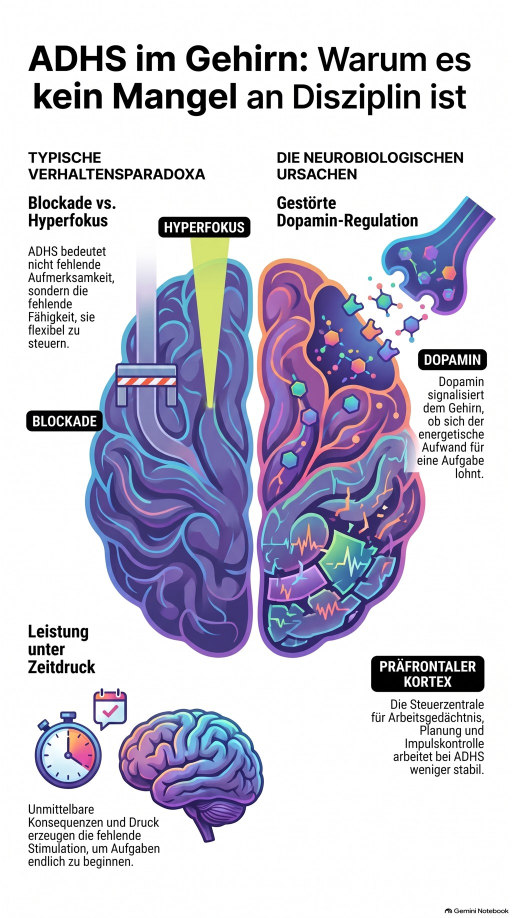
#> input picture stile/assets/originals/Scientific.jpg, 1024 x 1835 px, given in place of Scientific.png, which was not available (shown at 1/2 size)
$ python vergleich.py
#> lines starting #> are read from the running program, lines starting #| are printed output that depends on the picture; pictures that were not available may be replaced by others from this repository, and a replacement may not be noted
# Erzeugt Vergleichsbild Original | v2 und Crops in voller Auflösung
from PIL import Image
B='/tmp/claude-0/-home-user-fragen-allgemein/0523a428-572b-5d43-9560-e7907758c764/scratchpad/stile'
o=Image.open(f'{B}/assets/originals/Scientific.png').convert('RGB'); v=Image.open(f'{B}/out2/Scientific_v2.png').convert('RGB')
#> further down, o is the input picture: PIL image 1024x1835 RGB; mean R, G, B 201, 198.7, 213.1
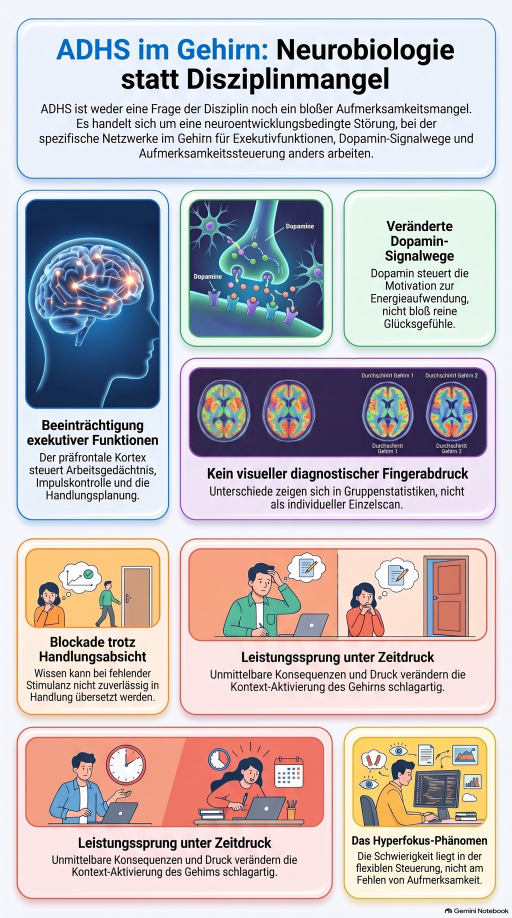
#> input picture stile/assets/originals/Bento_Grid.jpg, 1024 x 1835 px, given in place of Scientific_v2.png, which was not available (shown at 1/2 size)
#> further down, v is the input picture: PIL image 1024x1835 RGB; mean R, G, B 194.7, 188.7, 192.1
w,h=o.size; c=Image.new('RGB',(w*2+40,h),'#888'); c.paste(o,(0,0)); c.paste(v,(w+40,0))
#> after `w, h = o.size`: w = 1024; h = 1835
#> after `c = Image.new('RGB', (w * 2 + 40, h), '#888')`: c: PIL image 2088x1835 RGB; every value is 136
#> after `c.paste(o, (0, 0))`:
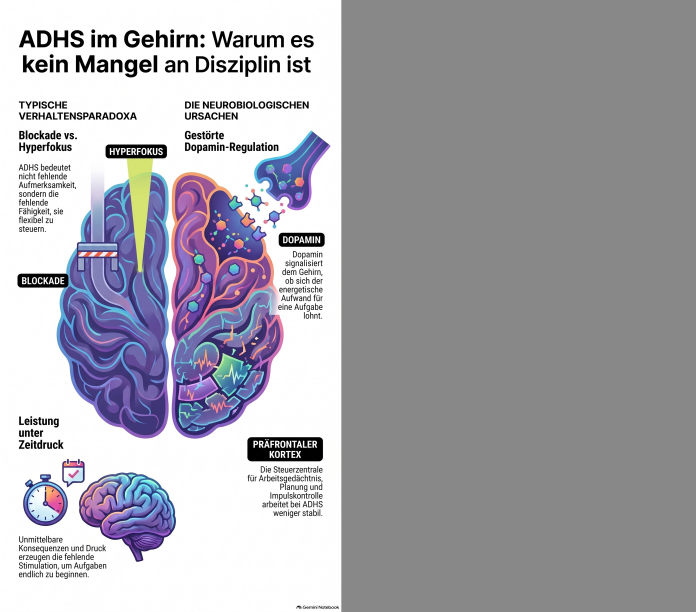
#> c: PIL image 2088x1835 RGB (shown at 1/3 size); mean R, G, B 167.9, 166.8, 173.8
#> after `c.paste(v, (w + 40, 0))`:
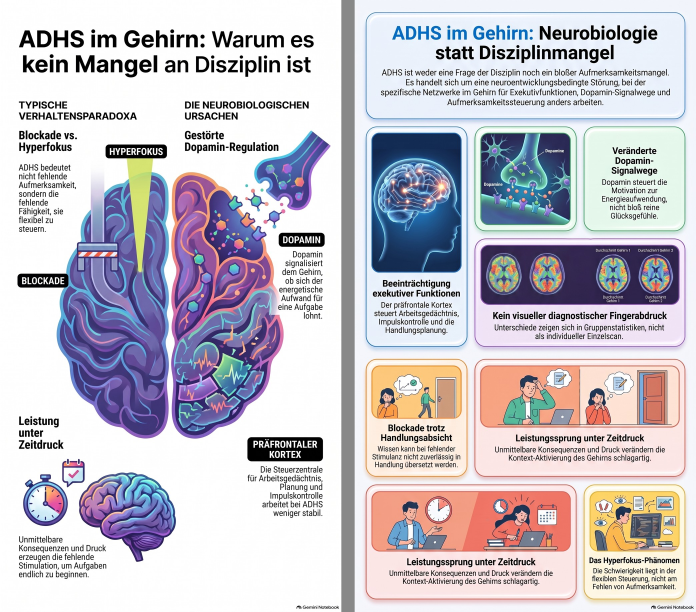
#> c: PIL image 2088x1835 RGB (shown at 1/3 size); mean R, G, B 196.7, 192.6, 201.3
c.resize((c.width//2,c.height//2)).save(f'{B}/out2/Scientific_vergleich.jpg',quality=88)
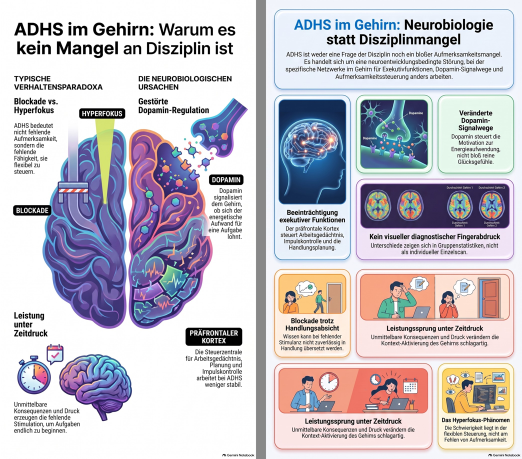
#> saved as Scientific_vergleich.jpg: PIL image 1044x917 RGB (shown at 1/2 size); mean R, G, B 196.6, 192.6, 201.3
crops={'hero':(250,700,1300,2000),'rechts_oben':(760,480,1536,1100),'links':(0,500,620,1450),'unten':(0,1850,1536,2752),'kopf':(0,60,1536,700),'rechts_mitte':(1100,980,1536,1800)}
for k,b in crops.items(): v.crop(b).save(f'{B}/out2/_crops_sci/v2_{k}.png')
#> this loop made 6 passes
#> pass 1, `for k,b in crops.items(): v.crop(b).save(f'{B}/out2/_crops_sci/v2_{k}...`:
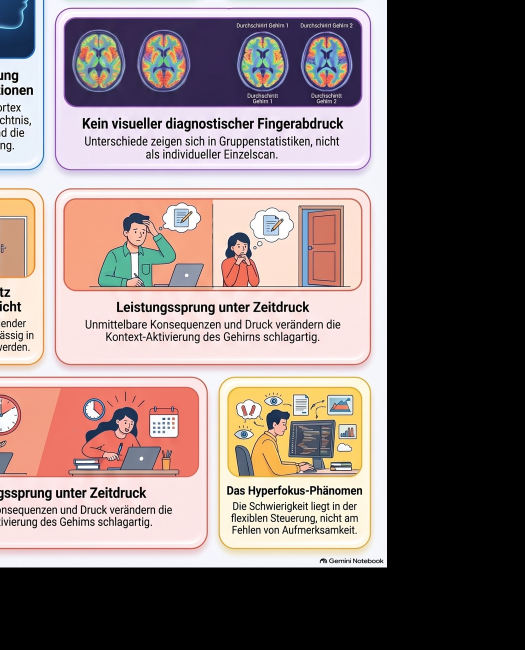
#> saved as v2_hero.png: PIL image 1050x1300 RGB (shown at 1/2 size); mean R, G, B 131.3, 117.3, 116.3
#> pass 2, `for k,b in crops.items(): v.crop(b).save(f'{B}/out2/_crops_sci/v2_{k}...`:
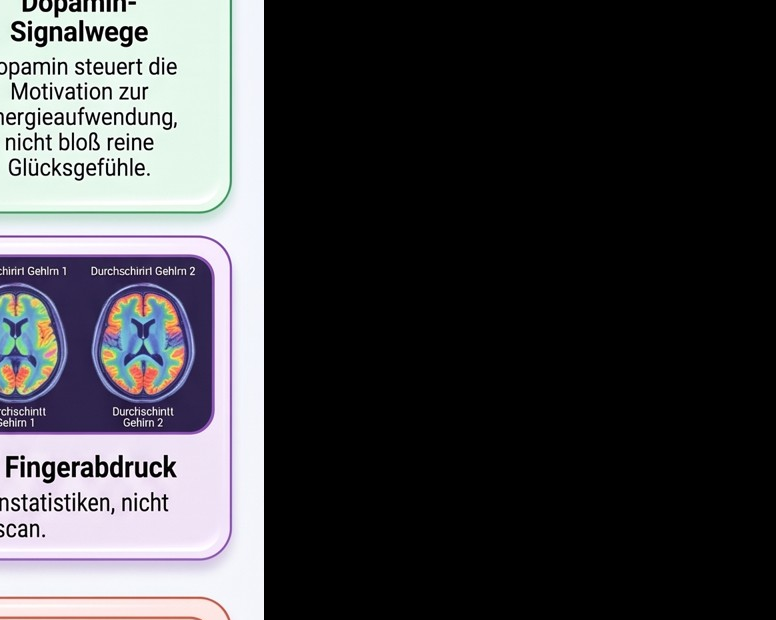
#> saved as v2_rechts_oben.png: PIL image 776x620 RGB; mean R, G, B 64.1, 63.8, 66.9
print('ok')
